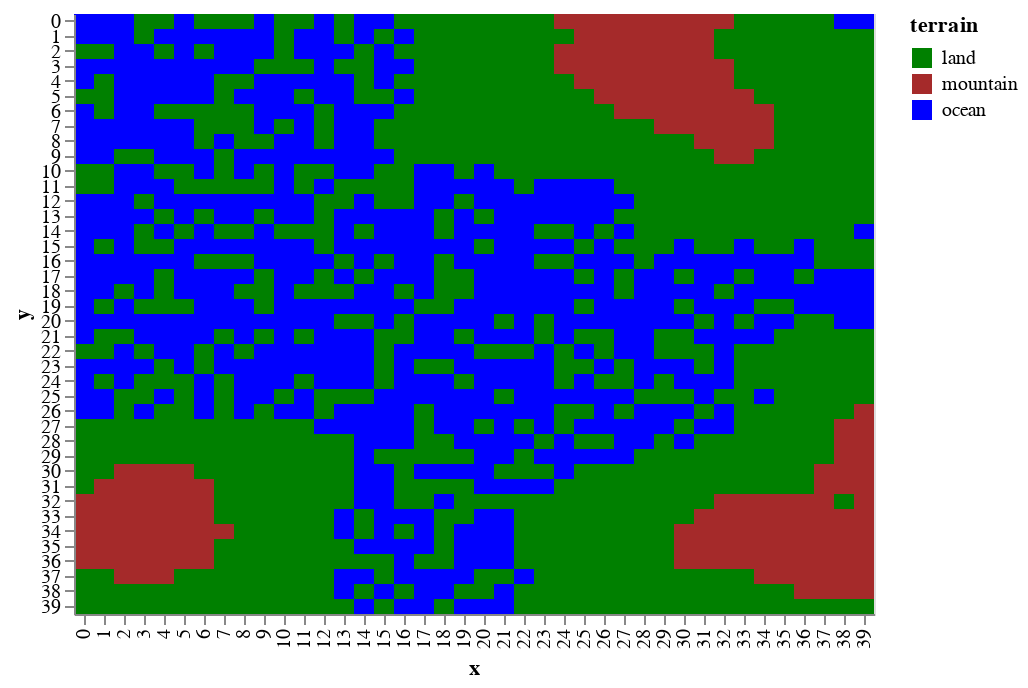

Notebook code for this chart:
### Markdown cell above
If the oceans were to come in at `heignt == 0` then you can assume that lower terrain is _under water_

### Code cell
draw.drawTerrainTypes(world.grid_elevation,world.landscape)

### Figure 1 — Vega-Lite specification as saved in the notebook (floating-point values rounded to 4 significant figures; data arrays with more than 128 entries replaced by an {"elided": "..."} marker saying what was removed)
{"$schema": "https://vega.github.io/schema/vega-lite/v2.6.0.json", "config": {"view": {"height": 300, "width": 400}}, "data": {"name": "data-307a917be1951c4eeff003043c78de8b"}, "datasets": {"data-307a917be1951c4eeff003043c78de8b": {"elided": "1600 records"}}, "encoding": {"color": {"field": "terrain", "scale": {"domain": ["land", "mountain", "ocean"], "range": ["green", "brown", "blue"]}, "type": "nominal"}, "x": {"field": "x", "type": "ordinal"}, "y": {"field": "y", "type": "ordinal"}}, "mark": "rect"}
